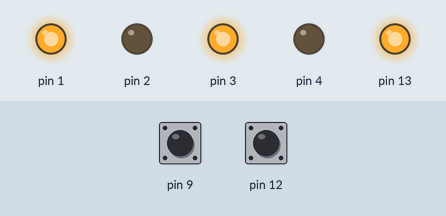
Bench run of a sketch on a simulated Arduino Uno, built with avr-gcc and run on an emulated ATmega328P. Shown: output pins drawn as LEDs (lit = HIGH). The test bench sets the inputs (shaded band); at power-on: pin 9 HIGH, pin 12 HIGH.

Above: at 1.2 s.
1.3 s: pin 9 pulled LOW for 0.15 s
At 2.3 s:
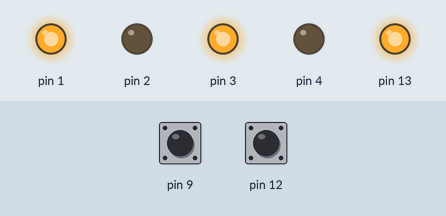
3.0 s: pin 12 pulled LOW for 0.15 s
At 3.6 s:
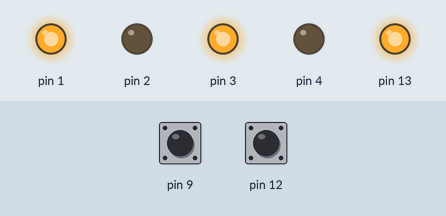
4.6 s: pin 9 pulled LOW for 1 s
At 4.9 s:
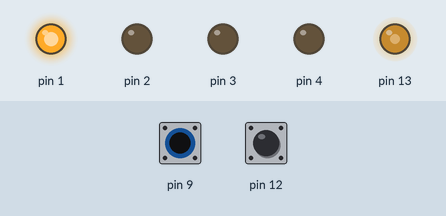
7.1 s: pin 9 pulled LOW for 3.2 s
At 11.5 s:
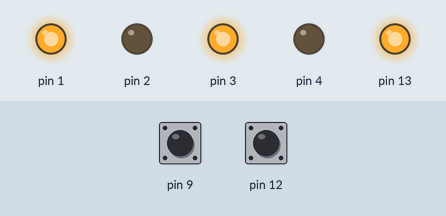
11.8 s: pin 12 pulled LOW for 1 s
At 12.6 s:
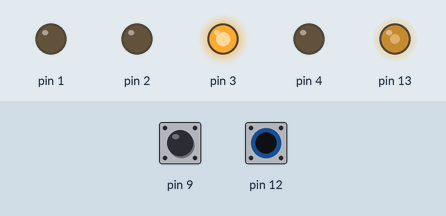
14.3 s: pin 12 pulled LOW for 3.2 s
At 18.3 s:
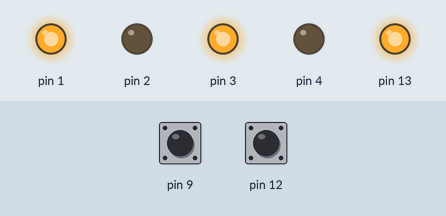
Timing chart, 0 to 19.8 s (numbered marks = the images above; inputs shaded):
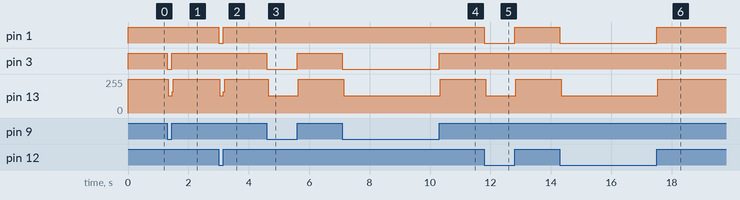

The sketch:

3-0-3_system_v0.1.ino
```cpp
void setup() {

pinMode(13,OUTPUT);
pinMode(1,OUTPUT);
pinMode(2,OUTPUT);
pinMode(3,OUTPUT);
pinMode(4,OUTPUT);

pinMode(9,INPUT_PULLUP);
pinMode(10,INPUT_PULLUP);
pinMode(11,INPUT_PULLUP);
pinMode(12,INPUT_PULLUP);
}

void loop() {

 if(digitalRead(12)==HIGH)
  {
    digitalWrite(1,HIGH);
    digitalWrite(2,LOW);

    digitalWrite(13,HIGH);
  }else
  {
    digitalWrite(1,LOW);
    digitalWrite(2,LOW);

    digitalWrite(13,LOW);
  }


 if(digitalRead(9)==HIGH)
  {
    digitalWrite(3,HIGH);
    digitalWrite(4,LOW);

    digitalWrite(13,HIGH);
  }else
  {
    digitalWrite(3,LOW);
    digitalWrite(4,LOW);

    digitalWrite(13,LOW);
  }

}
```

Measured:
- after the input at 1.3 s, pin 3: HIGH → LOW at once, → HIGH 0.15 s later; pin 13: 255/255 → 128/255 at once, → 255/255 0.12 s later
- after the input at 3.0 s, pin 1: HIGH → LOW at once, → HIGH 0.15 s later; pin 13: 255/255 → 129/255 at once, → 255/255 0.12 s later
- after the input at 4.6 s, pin 3: HIGH → LOW at once, → HIGH 1.0 s later; pin 13: 255/255 → 128/255 at once, → 255/255 1.0 s later
- after the input at 7.1 s, pin 3: HIGH → LOW at once, → HIGH 3.2 s later; pin 13: 255/255 → 128/255 at once, → 255/255 3.2 s later
- after the input at 11.8 s, pin 1: HIGH → LOW at once, → HIGH 1.0 s later; pin 13: 255/255 → 129/255 at once, → 255/255 1.0 s later
- after the input at 14.3 s, pin 1: HIGH → LOW at once, → HIGH 3.2 s later; pin 13: 255/255 → 129/255 at once, → 255/255 3.2 s later
